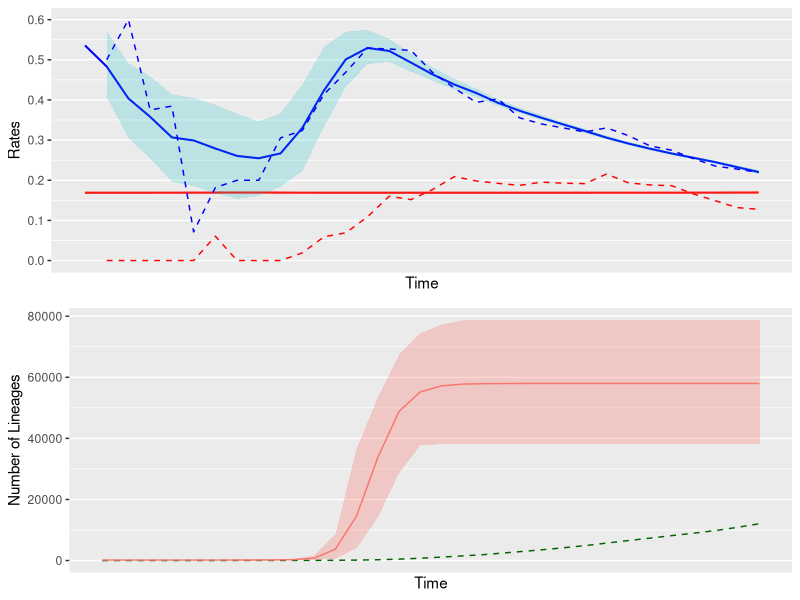

Write the R code that produced this figure.
library('ggplot2')
library('gridExtra')

time=c(0.0, 1.0,2.0,3.0,4.0,5.0,6.0,7.0,8.0,9.0,10.0,11.0,12.0,13.0,14.0,15.0,16.0,17.0,18.0,19.0,20.0,21.0,22.0,23.0,24.0,25.0,26.0,27.0,28.0,29.0,30.0,31.0)
net_diversity=c(1.0, 2.0,5.0,8.0,13.0,14.0,16.5,20.0,25.0,36.0,52.5,84.5,145.0,266.5,455.5,758.5,1130.0,1525.5,1937.0,2517.0,3081.5,3688.0,4345.5,5063.0,5889.5,6689.5,7471.5,8269.5,9044.0,9883.5,10914.0,12074.5)
emp_birth=c(NA, 0.5,0.6,0.375,0.38461538461538464,0.07142857142857142,0.18181818181818182,0.2,0.2,0.3055555555555556,0.3238095238095238,0.41420118343195267,0.4689655172413793,0.5290806754221389,0.5268935236004391,0.5234014502307185,0.46814159292035395,0.429367420517863,0.3939081053175013,0.4028605482717521,0.355346422196982,0.34029284164859,0.330456794384996,0.32016590953979857,0.33041854147211136,0.31123402346961654,0.28548484240112426,0.27474454320091907,0.25375939849624063,0.23534173116810847,0.2278724573941726,0.21955360470412855)
emp_death=c(NA, 0.0,0.0,0.0,0.0,0.0,0.06060606060606061,0.0,0.0,0.0,0.01904761904761905,0.05917159763313609,0.06896551724137931,0.10881801125703565,0.1602634467618002,0.15161502966381016,0.17699115044247787,0.20911176663389053,0.1982447083118224,0.19229241160111243,0.18724647087457408,0.19522776572668113,0.19261304798066967,0.19158601619593127,0.2154682061295526,0.19358696464608716,0.18831559927725355,0.1863474212467501,0.16585581601061478,0.14903627257550464,0.1319406267179769,0.1276243322704874)
birth_rate=c(0.5359504470537166, 0.48322873699708613,0.40368486393144515,0.3579322975841618,0.3067648661847743,0.29911870210977987,0.2789972600319799,0.2605707722161597,0.2547046352281632,0.2669251238724347,0.33025293976756387,0.42390438312510903,0.5009378136942132,0.5294957797090298,0.5220402067660577,0.49309597874417505,0.4634415242407479,0.4382860358263306,0.4173650785712485,0.39295955056229864,0.37307942917855696,0.35558655343591183,0.33914344773158955,0.32280871859799026,0.3060570895107993,0.2914717713637868,0.2784954873429646,0.2665545195551521,0.2559293808314195,0.24500280153791248,0.2327230748365611,0.2203635518590035)
birth_minHPD=c(0.46130649916, 0.40719388952299995,0.304752864828,0.254557157341,0.196083975787,0.185204710064,0.167785021278,0.153462910044,0.16097452302100002,0.18384241343899999,0.222416532751,0.33244925136500003,0.432423182693,0.489141897042,0.49452457308700004,0.470151799227,0.44787145594899996,0.42572885981299996,0.40662091547,0.385161398029,0.366995048957,0.349736668407,0.333461778016,0.317664944215,0.301505117284,0.287346393425,0.274625501025,0.26265255119500003,0.251985776866,0.241513492076,0.228224038699,0.215146726122)
birth_maxHPD=c(0.618521297015, 0.5714819760800001,0.491803715212,0.459131588769,0.414129936972,0.404916435728,0.388373471172,0.365834816208,0.346415025044,0.366937702698,0.437418360926,0.5329028343500001,0.570101614627,0.574704366495,0.552404213338,0.515902669867,0.481832337653,0.45247292779200005,0.427938841668,0.401990698164,0.38121888902900003,0.362442597756,0.344829799619,0.328163337103,0.311063068389,0.296132997374,0.282617308309,0.269958359332,0.259086761282,0.249000623692,0.23691949584600003,0.226099903037)
death_rate=c(0.16888043152841178, 0.168880606272025,0.16888502153234167,0.16890529236845625,0.1690276762711493,0.16906319614349444,0.16920038030609028,0.16935335097581874,0.1693304035854257,0.1691954811458403,0.16895454637626042,0.16888427430136457,0.16888052846967222,0.16888043284764095,0.16888042944060902,0.16888046135778959,0.1688805675934118,0.1688808161229132,0.16888128660551943,0.16888251088875,0.16888461363789445,0.16888804860867224,0.1688936603988868,0.168903090067216,0.1689193897467764,0.16894239944405764,0.16897353921407984,0.16901522985647915,0.16906711491695903,0.16914047265406598,0.16925630621971183,0.16942275289859932)
death_minHPD=c(0.166238553697, 0.166238558241,0.166238758508,0.166239956795,0.166137559043,0.166066593987,0.166483563557,0.166299598072,0.16639027672599999,0.16664761968,0.166052919535,0.166278751864,0.16623855486199998,0.16623855350800001,0.166238553762,0.166238556085,0.16623856717,0.166238600855,0.166279846955,0.166282337104,0.16628646386499998,0.166292959982,0.16629895701199998,0.166301844608,0.166234878678,0.16625762808800001,0.166249470007,0.166414380547,0.166517809388,0.166584069546,0.166813514306,0.166952142072)
death_maxHPD=c(0.171533229133, 0.171533229154,0.17153323028499998,0.17153323793699998,0.17158721135000002,0.17159095457100002,0.172263367696,0.17240968083799998,0.172326600398,0.17222812340500002,0.171419083449,0.17157581169599997,0.17153322914900002,0.171533229146,0.17153322925,0.17153323022199998,0.171533235334,0.171533252104,0.1715744593,0.171576357644,0.171579535121,0.171584577824,0.171592557948,0.17160550033500002,0.171549541698,0.171568530234,0.17158551367,0.17174293799,0.17184614973499998,0.171910637364,0.17213598728,0.172300676757)
niche=c(153.2806394467072, 153.28586464213674,153.300926267617,153.34599514498194,153.48678544086806,153.94857685680762,155.5481854081697,161.43709016363547,184.67582279563996,284.51498220059705,777.8271103957687,3714.459097488727,14634.95995805681,33746.587786516524,48816.935415283675,55211.893504211745,57195.23405262528,57755.814975851805,57914.17595088722,57960.27324466147,57974.21821121028,57978.60578823056,57980.038579617634,57980.52260369104,57980.691128962084,57980.75137788916,57980.77341605596,57980.781637312015,57980.78475617993,57980.78595644473,57980.786424038335,57980.78660811417)
niche_minHPD=c(25.0150673756, 25.019809214899997,25.0397651748,25.1237493811,25.4771923002,26.964589328899997,33.2231642502,50.4803822443,67.36004347689999,107.60558163200001,185.81150662299999,560.756714175,4022.82983516,14123.8383099,28617.2934749,37670.6465417,38136.2544023,38267.043663,38244.5848096,38247.5029601,38248.0447674,38248.1453563,38248.164030800006,38248.1674977,38248.168141400005,38248.168260900005,38248.168283,38248.168287199995,38248.1682879,38248.1682881,38248.1682881,38248.1682881)
niche_maxHPD=c(335.372574034, 335.37854277400004,335.40060403900003,335.482145349,335.783531463,336.89747314,341.01444822900004,358.018203751,371.66367509599996,554.4831693919999,1636.35934707,8671.67378107,36550.1386318,53452.3269823,67357.4980453,74378.5970433,77280.69188130001,78631.0049719,78696.9677661,78843.4372513,78866.78633660001,78873.0311555,78874.7009003,78875.1473252,78875.2666795,78875.29858939999,78875.3071206,78875.3094015,78875.3100113,78875.3101743,78875.31021789998,78875.3102295)

rates.dat<-data.frame(time,net_diversity,emp_birth,emp_death,birth_rate,birth_minHPD,birth_maxHPD,death_rate,death_minHPD,death_maxHPD,niche,niche_minHPD,niche_maxHPD)

rate_plot<-ggplot(rates.dat, aes(time,birth_rate)) +
    geom_line(size=.7,col='blue') +
    geom_line(aes(time,death_rate),col='red',size=.7) +
     scale_color_manual(values = c('blue','red')) +
    scale_x_continuous(breaks=seq(1968.0,2000.5,5),minor_breaks=seq(1968.0,2000.5,1)) +
    scale_y_continuous(breaks=seq(0.0,0.6000000000000001,.1),limits = c(0.0,0.6000000000000001)) + 
    geom_ribbon(aes_string(ymin=birth_minHPD,ymax=birth_maxHPD,fill=shQuote('red')),alpha=.2,col=NA)+ 
    geom_ribbon(aes_string(ymin=death_minHPD,ymax=death_maxHPD,fill=shQuote('blue')),alpha=.2,col=NA)+
    geom_line(aes(time,emp_birth,col='eb'),size=.5,linetype = 'dashed')+
    geom_line(aes(time,emp_death,col='ed'),size=.5,linetype = 'dashed')+
    theme(legend.position = 'none')+
    labs(x='Time',y='Rates')


div_plot<-ggplot(rates.dat,aes(time,net_diversity))+
      geom_line(aes(time,net_diversity,col='Net Diversity'),col='dark green',size=.5,linetype = 'dashed')+
      geom_line(aes(time,niche,col='Carrying Capacity'),size=.5) +
      scale_x_continuous(breaks=seq(1968.0,2000.5,5),minor_breaks=seq(1968.0,2000.5,1)) +
      geom_ribbon(aes(ymin=niche_minHPD,ymax=niche_maxHPD,fill='Carrying Capacity'),alpha=.30,col=NA) +
      theme(legend.position = 'none')+
      labs(x='Time',y='Number of Lineages')
fig<-grid.arrange(rate_plot,div_plot,nrow = 2,ncol=1)
ggsave(file='example_data/metal_bands/single_run/DD_Rate/DDRate_plot.pdf', plot=fig)
